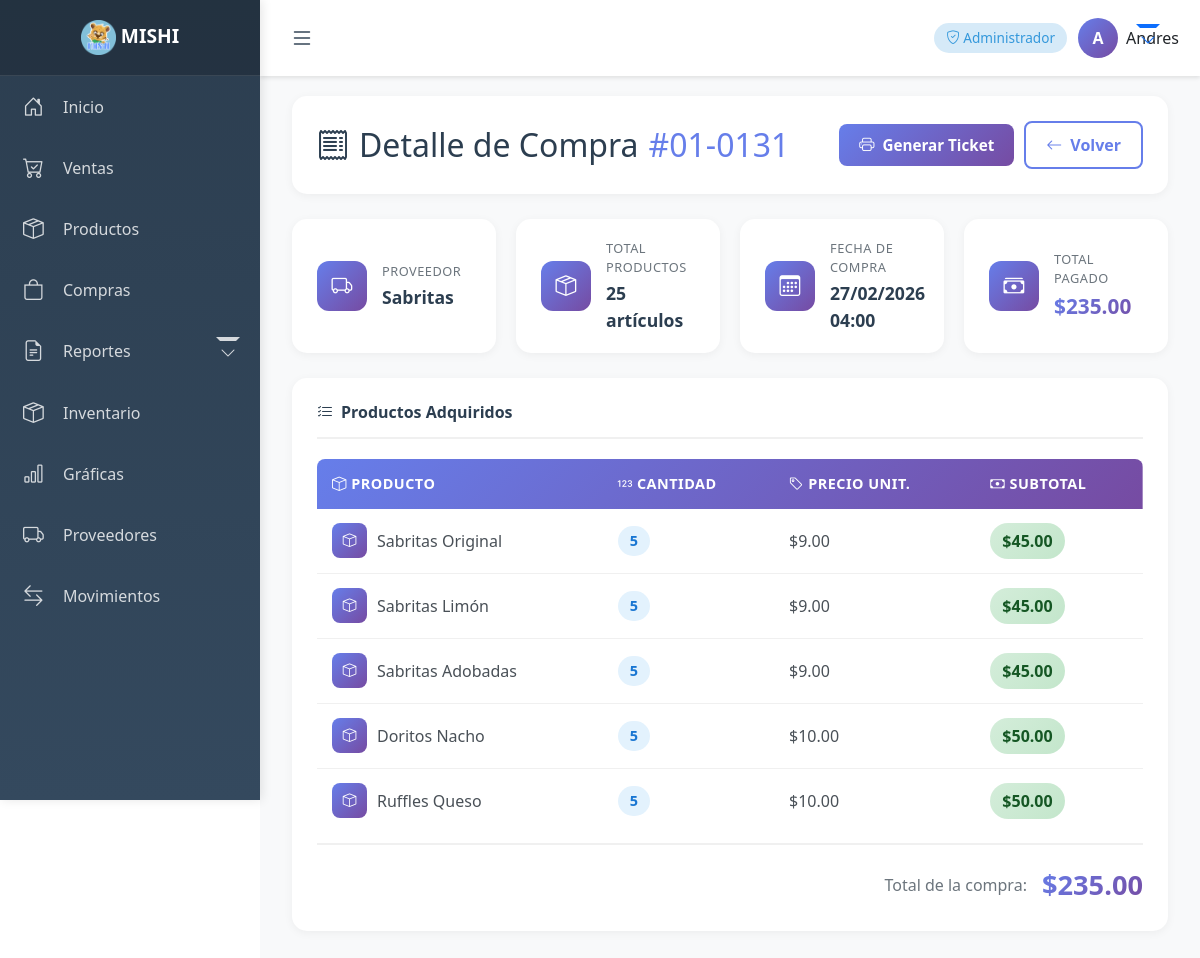
/inventario/compras/131/ (signed in), run on an earlier commit of the app's database.
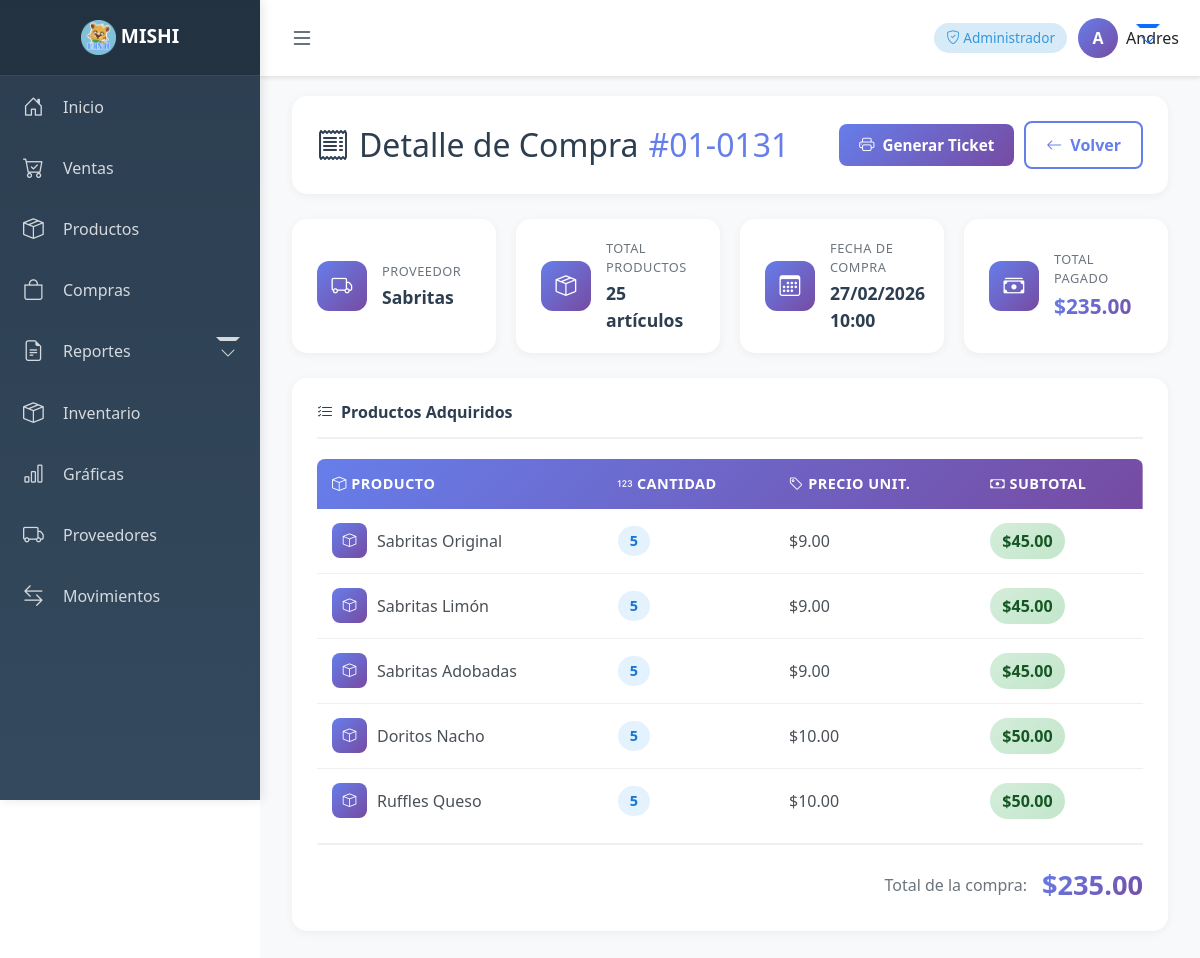
And on a later commit of the database.
### inventario/models.py (models this page shows, shortened)
class Compra(models.Model): # Negocio, Proveedor, Numero factura, Total, Total productos, Fecha
    negocio = models.ForeignKey(Negocio, on_delete=models.CASCADE)
    proveedor = models.ForeignKey(Proveedor, on_delete=models.CASCADE)
    numero_factura = models.CharField(max_length=20, unique=True)
    total = models.DecimalField(max_digits=12, decimal_places=2, default=0)
    total_productos = models.PositiveIntegerField(default=0)
    fecha = models.DateTimeField(auto_now_add=True)
    usuario = models.ForeignKey(UsuarioNegocio, on_delete=models.DO_NOTHING, default=None)

### proveedores/models.py (models this page shows, shortened)
class Proveedor(models.Model):
    negocio = models.ForeignKey(
        Negocio,
        on_delete=models.CASCADE,
        related_name="proveedores"
    )
    nombre = models.CharField(max_length=150)
    telefono = models.CharField(max_length=20, blank=True, null=True)
    email = models.EmailField(blank=True, null=True)
    direccion = models.TextField(blank=True, null=True)
    creado_en = models.DateTimeField(auto_now_add=True)

### inventario/views.py (the view)
# urls.py: path("compras/<int:compra_id>/", views.detalle_compra, name="detalle_compra"),
@login_required
def detalle_compra(request, compra_id):
    negocio = get_negocio_activo(request)
    compra = get_object_or_404(
        Compra,
        id=compra_id,
        negocio=negocio
    )
    detalles = compra.detalles.all()
    try:
        ticket_config = ticket.objects.get(negocio=negocio)
    except ticket.DoesNotExist:
        ticket_config = None
    return render(request, "inventario/detalle_compra.html", {
        "compra": compra,
        "detalles": detalles,
        'ticket_nombre':  ticket_config.nombre_negocio if ticket_config else 'MI NEGOCIO',
        'ticket_mensaje': ticket_config.mensaje         if ticket_config else 'Gracias por su compra',
    })

### negocios/utils.py (called while the page is built)
def get_negocio_activo(request):
    negocio_id = request.session.get("negocio_id")
    if negocio_id:
        try:
            return Negocio.objects.filter(id=negocio_id).first()
        except Negocio.DoesNotExist:
            return None
    return None

### usuarios/context_processors.py (called while the page is built)
def rol_usuario_context(request):
    rol = None
    if request.user.is_authenticated:
        negocio_id = request.session.get("negocio_id")
        if negocio_id:
            relacion = UsuarioNegocio.objects.filter(
                usuario=request.user,
                negocio_id=negocio_id
            ).first()
            if relacion:
                rol = relacion.rol
    return {
        'rol_usuario': rol
    }

### inventario/templates/inventario/detalle_compra.html (shortened to what this page needs)
{% extends 'base.html' %}
{% load l10n %}
{% block content %}
<div class="container-fluid">
    <div class="page-header">
        <h2>
            <i class="bi bi-receipt"></i>
            Detalle de Compra <span style="color:#667eea;">#{{ compra.numero_factura }}</span>
        </h2>
        <div class="header-actions">
            <button class="btn-ticket" onclick="abrirTicket()">
                <i class="bi bi-printer"></i>
                Generar Ticket
            </button>
            <a href="{% url 'lista_compras' %}" class="btn-back">
                <i class="bi bi-arrow-left"></i>
                Volver
            </a>
        </div>
    </div>
    <div class="info-grid">
        <div class="info-card">
            <div class="info-card-icon"><i class="bi bi-truck"></i></div>
            <div class="info-card-content">
                <span class="info-card-label">Proveedor</span>
                <span class="info-card-value">{{ compra.proveedor.nombre }}</span>
            </div>
        </div>
        <div class="info-card">
            <div class="info-card-icon"><i class="bi bi-box-seam"></i></div>
            <div class="info-card-content">
                <span class="info-card-label">Total Productos</span>
                <span class="info-card-value">{{ compra.total_productos }} artículos</span>
            </div>
        </div>
        <div class="info-card">
            <div class="info-card-icon"><i class="bi bi-calendar3"></i></div>
            <div class="info-card-content">
                <span class="info-card-label">Fecha de Compra</span>
                <span class="info-card-value">{{ compra.fecha|date:"d/m/Y H:i" }}</span>
            </div>
        </div>
        <div class="info-card">
            <div class="info-card-icon"><i class="bi bi-cash-stack"></i></div>
            <div class="info-card-content">
                <span class="info-card-label">Total Pagado</span>
                <span class="info-card-value highlight">${{ compra.total|floatformat:2 }}</span>
            </div>
        </div>
    </div>
    <div class="card-section">
        <h5>
            <i class="bi bi-list-check"></i>
            Productos Adquiridos
        </h5>
        <div class="table-responsive">
            <table class="compras-table">
                <thead>
                    <tr>
                        <th><i class="bi bi-box"></i> Producto</th>
                        <th><i class="bi bi-123"></i> Cantidad</th>
                        <th><i class="bi bi-tag"></i> Precio Unit.</th>
                        <th><i class="bi bi-cash"></i> Subtotal</th>
                    </tr>
                </thead>
                <tbody>
                    {% for d in detalles %}
                    <tr>
                        <td>
                            <div class="nombre-producto">
                                <div class="prod-icon"><i class="bi bi-box"></i></div>
                                {{ d.producto.nombre }}
                            </div>
                        </td>
                        <td><span class="cantidad-badge">{{ d.cantidad }}</span></td>
                        <td>${{ d.precio_compra|floatformat:2 }}</td>
                        <td><span class="total-badge">${{ d.subtotal|floatformat:2 }}</span></td>
                    </tr>
                    {% endfor %}
                </tbody>
            </table>
        </div>
        <div class="total-footer">
            <span class="total-label">Total de la compra:</span>
            <span class="total-value">${{ compra.total|floatformat:2 }}</span>
        </div>
    </div>
</div>
{% endblock %}

What changed in the data, as far as the page shows it:
changed Compra "Sabritas": fecha "27/02/2026 04:00" → "27/02/2026 10:00"
